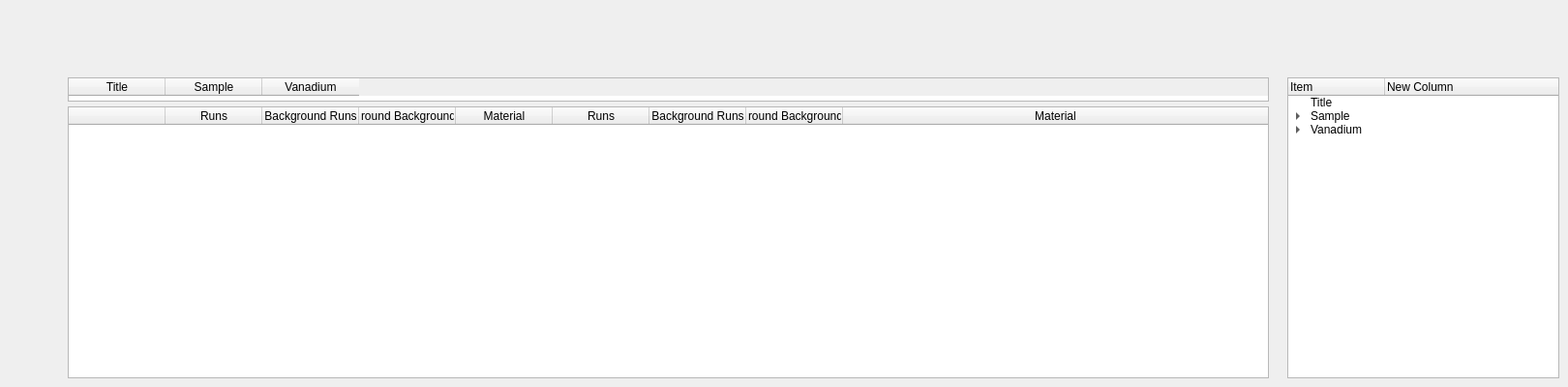
     <widget class="QWidget" name="page">
      <widget class="QTableWidget" name="table_3">
       <property name="geometry">
        <rect>
         <x>70</x>
         <y>110</y>
         <width>1241</width>
         <height>281</height>
        </rect>
       </property>
       <property name="minimumSize">
        <size>
         <width>800</width>
         <height>0</height>
        </size>
       </property>
       <property name="contextMenuPolicy">
        <enum>Qt::CustomContextMenu</enum>
       </property>
       <property name="alternatingRowColors">
        <bool>true</bool>
       </property>
       <property name="selectionBehavior">
        <enum>QAbstractItemView::SelectRows</enum>
       </property>
       <property name="sortingEnabled">
        <bool>false</bool>
       </property>
       <attribute name="horizontalHeaderShowSortIndicator" stdset="0">
        <bool>false</bool>
       </attribute>
       <attribute name="horizontalHeaderStretchLastSection">
        <bool>true</bool>
       </attribute>
       <attribute name="verticalHeaderVisible">
        <bool>false</bool>
       </attribute>
       <attribute name="verticalHeaderShowSortIndicator" stdset="0">
        <bool>true</bool>
       </attribute>
       <attribute name="verticalHeaderStretchLastSection">
        <bool>false</bool>
       </attribute>
       <column>
        <property name="text">
         <string/>
        </property>
       </column>
       <column>
        <property name="text">
         <string>Runs</string>
        </property>
       </column>
       <column>
        <property name="text">
         <string>Background Runs</string>
        </property>
       </column>
       <column>
        <property name="text">
         <string>Background Background Runs</string>
        </property>
       </column>
       <column>
        <property name="text">
         <string>Material</string>
        </property>
       </column>
       <column>
        <property name="text">
         <string>Runs</string>
        </property>
       </column>
       <column>
        <property name="text">
         <string>Background Runs</string>
        </property>
       </column>
       <column>
        <property name="text">
         <string>Background Background Runs</string>
        </property>
       </column>
       <column>
        <property name="text">
         <string>Material</string>
        </property>
       </column>
      </widget>
      <widget class="QTableWidget" name="tableWidget">
       <property name="geometry">
        <rect>
         <x>70</x>
         <y>80</y>
         <width>1241</width>
         <height>25</height>
        </rect>
       </property>
       <property name="minimumSize">
        <size>
         <width>0</width>
         <height>25</height>
        </size>
       </property>
       <property name="maximumSize">
        <size>
         <width>16777215</width>
         <height>25</height>
        </size>
       </property>
       <column>
        <property name="text">
         <string>Title</string>
        </property>
       </column>
       <column>
        <property name="text">
         <string>Sample</string>
        </property>
       </column>
       <column>
        <property name="text">
         <string>Vanadium</string>
        </property>
       </column>
      </widget>
      <widget class="QTreeWidget" name="treeWidget">
       <property name="geometry">
        <rect>
         <x>1330</x>
         <y>80</y>
         <width>281</width>
         <height>311</height>
        </rect>
       </property>
       <column>
        <property name="text">
         <string>Item</string>
        </property>
       </column>
       <column>
        <property name="text">
         <string>New Column</string>
        </property>
       </column>
       <item>
        <property name="text">
         <string>Title</string>
        </property>
       </item>
       <item>
        <property name="text">
         <string>Sample</string>
        </property>
        <item>
         <property name="text">
          <string>Runs</string>
         </property>
        </item>
        <item>
         <property name="text">
          <string>Background</string>
         </property>
         <item>
          <property name="text">
           <string>Runs</string>
          </property>
         </item>
         <item>
          <property name="text">
           <string>Background Runs</string>
          </property>
         </item>
        </item>
        <item>
         <property name="text">
          <string>Material</string>
         </property>
        </item>
        <item>
         <property name="text">
          <string/>
         </property>
        </item>
       </item>
       <item>
        <property name="text">
         <string>Vanadium</string>
        </property>
        <item>
         <property name="text">
          <string>Runs</string>
         </property>
        </item>
        <item>
         <property name="text">
          <string>Background</string>
         </property>
         <item>
          <property name="text">
           <string>Runs</string>
          </property>
         </item>
         <item>
          <property name="text">
           <string>Background Runs</string>
          </property>
         </item>
        </item>
       </item>
      </widget>
     </widget>
